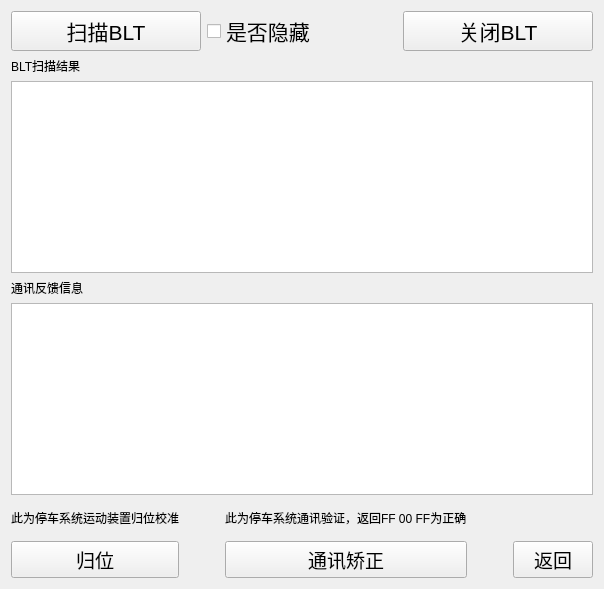
      <widget class="QWidget" name="page_4">
       <layout class="QVBoxLayout" name="verticalLayout_19">
        <item>
         <layout class="QVBoxLayout" name="verticalLayout_14">
          <item>
           <layout class="QHBoxLayout" name="horizontalLayout_13">
            <item>
             <widget class="QPushButton" name="pushButton_scanblt">
              <property name="font">
               <font>
                <pointsize>16</pointsize>
               </font>
              </property>
              <property name="text">
               <string>扫描BLT</string>
              </property>
             </widget>
            </item>
            <item>
             <widget class="QCheckBox" name="checkBox_bltdiscover">
              <property name="font">
               <font>
                <pointsize>16</pointsize>
               </font>
              </property>
              <property name="text">
               <string>是否隐藏</string>
              </property>
             </widget>
            </item>
            <item>
             <widget class="QPushButton" name="pushButton_bltclose">
              <property name="font">
               <font>
                <pointsize>16</pointsize>
               </font>
              </property>
              <property name="text">
               <string>关闭BLT</string>
              </property>
             </widget>
            </item>
           </layout>
          </item>
          <item>
           <widget class="QLabel" name="label_14">
            <property name="text">
             <string>BLT扫描结果</string>
            </property>
           </widget>
          </item>
          <item>
           <widget class="QListWidget" name="listWidget"/>
          </item>
          <item>
           <widget class="QLabel" name="label_13">
            <property name="text">
             <string>通讯反馈信息</string>
            </property>
           </widget>
          </item>
          <item>
           <widget class="QTextBrowser" name="textBrowser_infoback"/>
          </item>
         </layout>
        </item>
        <item>
         <layout class="QHBoxLayout" name="horizontalLayout_15">
          <item>
           <layout class="QHBoxLayout" name="horizontalLayout_14">
            <item>
             <layout class="QVBoxLayout" name="verticalLayout_16">
              <item>
               <widget class="QLabel" name="label_10">
                <property name="text">
                 <string>此为停车系统运动装置归位校准</string>
                </property>
               </widget>
              </item>
              <item>
               <widget class="QPushButton" name="pushButton_guiwei">
                <property name="font">
                 <font>
                  <pointsize>14</pointsize>
                 </font>
                </property>
                <property name="text">
                 <string>归位</string>
                </property>
               </widget>
              </item>
             </layout>
            </item>
            <item>
             <spacer name="horizontalSpacer_13">
              <property name="orientation">
               <enum>Qt::Horizontal</enum>
              </property>
              <property name="sizeHint" stdset="0">
               <size>
                <width>40</width>
                <height>20</height>
               </size>
              </property>
             </spacer>
            </item>
            <item>
             <layout class="QVBoxLayout" name="verticalLayout_17">
              <item>
               <widget class="QLabel" name="label_12">
                <property name="text">
                 <string>此为停车系统通讯验证，返回FF 00 FF为正确</string>
                </property>
               </widget>
              </item>
              <item>
               <widget class="QPushButton" name="pushButton_msgguiwei">
                <property name="font">
                 <font>
                  <pointsize>14</pointsize>
                 </font>
                </property>
                <property name="text">
                 <string>通讯矫正</string>
                </property>
               </widget>
              </item>
             </layout>
            </item>
           </layout>
          </item>
          <item>
           <spacer name="horizontalSpacer_14">
            <property name="orientation">
             <enum>Qt::Horizontal</enum>
            </property>
            <property name="sizeHint" stdset="0">
             <size>
              <width>40</width>
              <height>20</height>
             </size>
            </property>
           </spacer>
          </item>
          <item>
           <layout class="QVBoxLayout" name="verticalLayout_18">
            <item>
             <spacer name="verticalSpacer_13">
              <property name="orientation">
               <enum>Qt::Vertical</enum>
              </property>
              <property name="sizeType">
               <enum>QSizePolicy::Preferred</enum>
              </property>
              <property name="sizeHint" stdset="0">
               <size>
                <width>20</width>
                <height>40</height>
               </size>
              </property>
             </spacer>
            </item>
            <item>
             <widget class="QPushButton" name="pushButton_back3">
              <property name="font">
               <font>
                <pointsize>14</pointsize>
               </font>
              </property>
              <property name="text">
               <string>返回</string>
              </property>
             </widget>
            </item>
           </layout>
          </item>
         </layout>
        </item>
       </layout>
      </widget>
